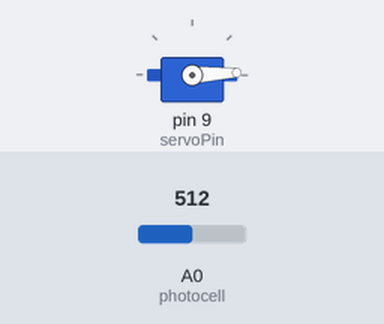
A sketch run on a simulated Arduino Uno, built with avr-gcc and run on an emulated ATmega328P. On the bench: servo. The test bench sets the inputs (shaded band); at power-on: A0 (photocell) = 512. What the sketch prints to the serial monitor is not drawn.

Above: at 0.05 s.
At 1.25 s:
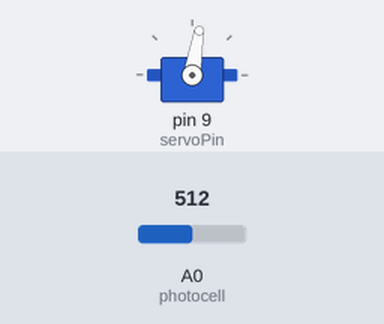
At 2.5 s:
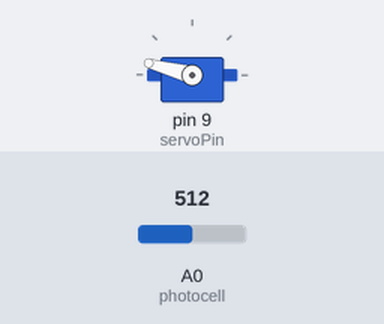
At 7.5 s:
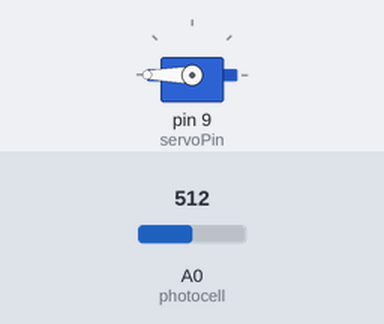
Timing chart, 0 to 10.0 s (numbered marks = the images above):
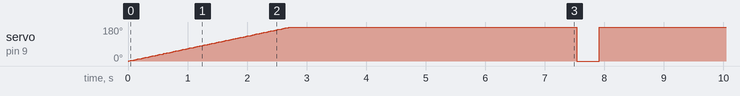

The sketch:

servo_fade.ino
```cpp
#include <Servo.h>

Servo servo;

int servoPin = 9;
int photocell = A0;

void setup()
{
	Serial.begin(9600);
	servo.attach(servoPin);
}

void loop()
{
	int sensorValue = analogRead(photocell);
	Serial.print("Analog reading = ");
	Serial.println(sensorValue);

	int servoPosition;
	for (servoPosition = 0; servoPosition < sensorValue; servoPosition++) {
		servo.write(servoPosition);
		delay(15);
	}
	for (servoPosition = sensorValue; servoPosition >= 0; servoPosition--) {
		servo.write(servoPosition);
		delay(15);
	}

}
```
